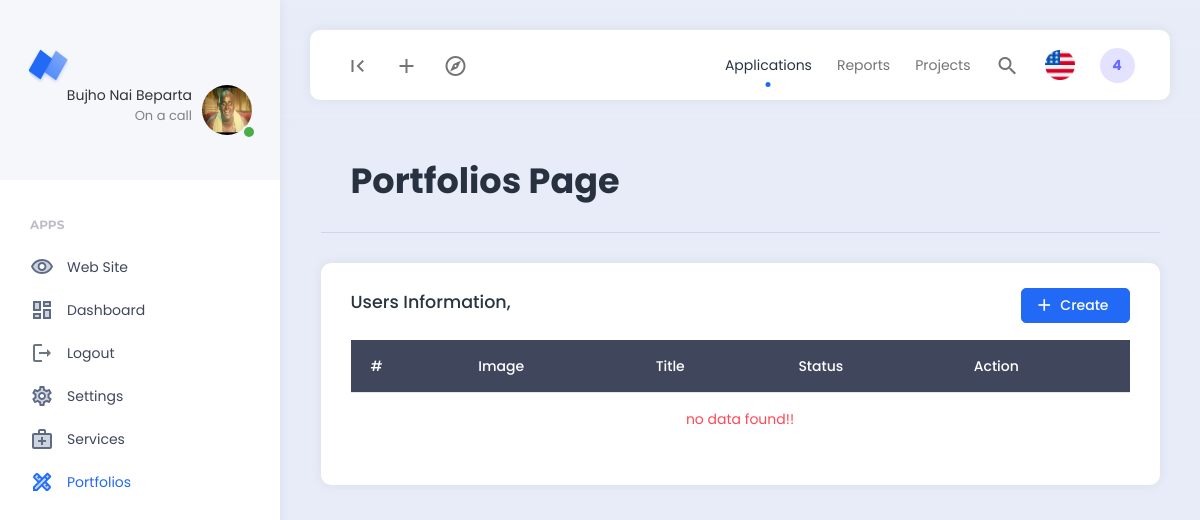
Before: /backend/portfolio/portfolios.php (signed in) with the older database file.
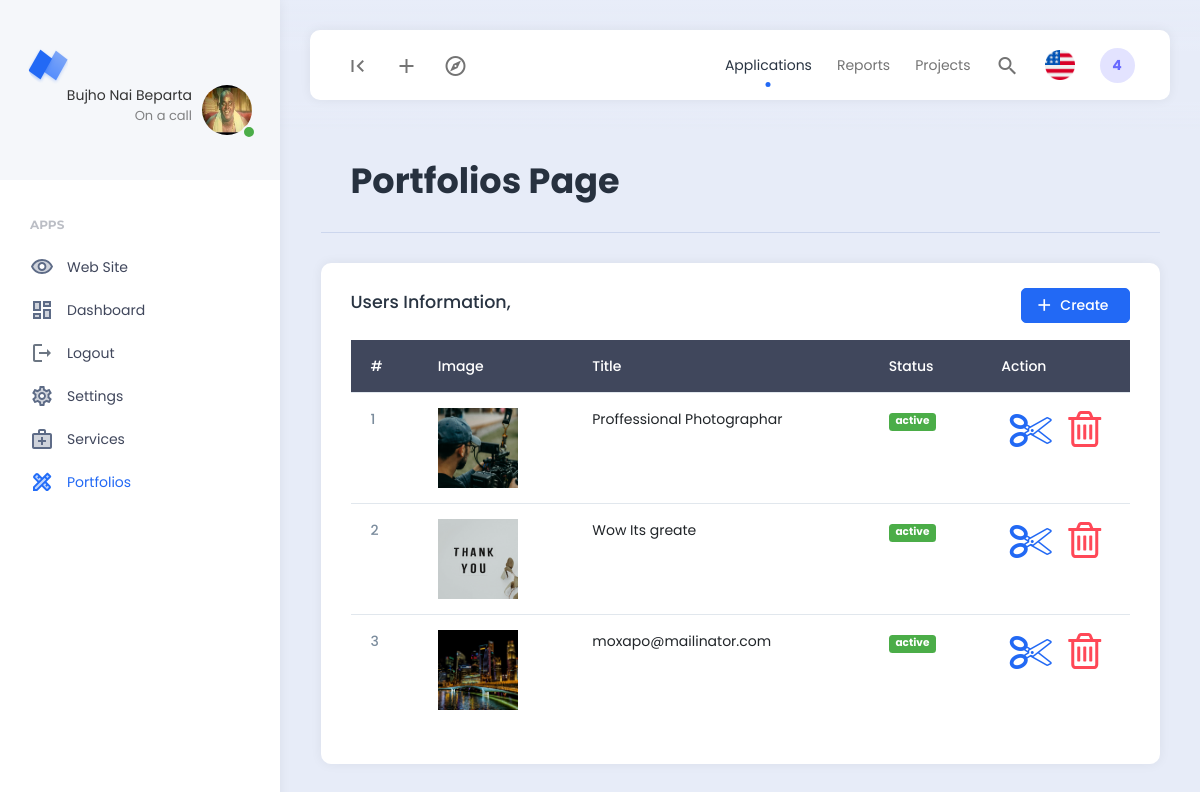
After: the same page with the newer database file.
### tables this page shows
CREATE TABLE `users` (
  `id` int NOT NULL,
  `name` varchar(200) NOT NULL,
  `email` varchar(200) NOT NULL,
  `image` varchar(200) NOT NULL DEFAULT 'default.jpg',
  `password` varchar(200) NOT NULL
);

CREATE TABLE `portfolios` (
  `id` int NOT NULL,
  `title` varchar(200) NOT NULL,
  `subtitle` varchar(200) NOT NULL,
  `description` longtext NOT NULL,
  `image` varchar(200) NOT NULL,
  `status` varchar(200) NOT NULL DEFAULT 'deactive'
);

### backend/portfolio/portfolios.php (the view, shortened to what this page needs)
<?php
include '../../config/database.php';
include "../master/header.php";
$portfolios_query = "SELECT * FROM portfolios";
$portfolios = mysqli_query($db_connect,$portfolios_query);
$portfolio = mysqli_fetch_assoc($portfolios);
?>
<div class="row">
        <div class="col">
            <div class="page-description">
                <h1>Portfolios Page</h1>
            </div>
        </div>
</div>
<div class="row">
        <div class="col-12">
            <div class="card">
                <div class="card-header d-flex justify-content-between align-items-center">
                    <h5>Users Information,</h5>
                    <a href="create.php" name="passubtn" class="btn btn-primary"><i class="material-icons">add</i>Create</a>
                </div>
                <div class="card-body">
                <div class="example-content">
                            <table class="table">
                                <thead class="table-dark">
                                    <tr>
                                        <th scope="col">#</th>
                                        <th scope="col">Image</th>
                                        <th scope="col">Title</th>
                                        <th scope="col">Status</th>
                                        <th scope="col">Action</th>
                                    </tr>
                                </thead>
                                <tbody>
                                    <?php if(empty($portfolio)): ?>
                                        <tr>
                                            <td colspan="5" class="text-danger text-center">no data found!!</td>
                                        </tr>
                                    <?php else : ?>
                                <?php
                                    $num = 1;
                                    foreach($portfolios as $portfolio) : ?>
                                    <tr>
                                        <th scope="row">
                                        <?= $num++ ?>
                                        </th>
                                        <td>
                                            <img src="../../public/uploads/portfolio/<?= $portfolio['image'] ?>" alt="" style="width: 80px; height:80px; object-fit:cover;">
                                        </td>
                                        <td>
                                        <?= $portfolio['title'] ?>
                                        </td>
                                        <td>
                                            <a href="store.php?statusid=<?= $portfolio['id'] ?>" class="<?= ($portfolio['status'] == 'active') ? 'badge bg-success' : 'badge bg-danger' ?>">
                                            <?= $portfolio['status'] ?>
                                            </a>
                                        </td>
                                        <td>
                                           <div class="d-flex justify-content-around">
                                           <a href="edit.php?editid=<?= $portfolio['id'] ?>" class="text-primary">
                                                <i class="fa-3x fa fa-cut"></i>
                                            </a>
                                            <a href="store.php?delete_id=<?= $portfolio['id'] ?>" class="text-danger">
                                                <i class="fa-3x fa fa-trash-o"></i>
                                            </a>
                                           </div>
                                        </td>
                                    </tr>
                                    <?php endforeach; endif; ?>
                                </tbody>
                            </table>
                        </div>
                </div>
            </div>
        </div>
    </div>
<?php
include "../master/footer.php";
?>

### backend/master/header.php (shortened to what this page needs)
<?php
include '../../config/database.php';
$explode = explode('/',$_SERVER['PHP_SELF']);
$link = end($explode);
$id = $_SESSION['author_id'];
$user_query = "SELECT * FROM users WHERE id='$id'";
$user_connect = mysqli_query($db_connect,$user_query);
$user = mysqli_fetch_assoc($user_connect);
?>
<!DOCTYPE html>
<html lang="en">
<head>
    <link href="../../public/dashboard/assets/plugins/bootstrap/css/bootstrap.min.css" rel="stylesheet">
    <link href="../../public/dashboard/assets/plugins/perfectscroll/perfect-scrollbar.css" rel="stylesheet">
    <link href="../../public/dashboard/assets/plugins/pace/pace.css" rel="stylesheet">
    <link rel="stylesheet" href="https://cdnjs.cloudflare.com/ajax/libs/font-awesome/4.7.0/css/font-awesome.css" />
    <link href="../../public/dashboard/assets/css/main.min.css" rel="stylesheet">
    <link href="../../public/dashboard/assets/css/custom.css" rel="stylesheet">
</head>
<body>
    <div class="app align-content-stretch d-flex flex-wrap">
        <div class="app-sidebar">
            <div class="logo">
                <a href="index.html" class="logo-icon"><span class="logo-text">Neptune</span></a>
                <div class="sidebar-user-switcher user-activity-online">
                    <a href="#">
                        <?php if($user['image'] == 'default.jpg') : ?>
                        <img style="width: 50px; height:50px; border-radius:50%;" src="../../public/uploads/default/<?= $user['image'] ?>">
                        <?php else :  ?>
                        <img style="width: 50px; height:50px; border-radius:50%;" src="../../public/uploads/profile/<?= $user['image'] ?>">
                        <?php endif; ?>
                        <span class="activity-indicator"></span>
                        <span class="user-info-text"><?=  $_SESSION['author_name'] ?><br><span class="user-state-info">On a call</span></span>
                    </a>
                </div>
            </div>
            <div class="app-menu">
                <ul class="accordion-menu">
                    <li class="sidebar-title">
                        Apps
                    </li>
                    <li>
                        <a target="_blank" href="../../index.php" class="active"><i class="material-icons-two-tone">visibility</i>Web Site</a>
                    </li>
                    <li class="<?= ($link == 'home.php') ? 'active-page':'' ?>">
                        <a href="../home/home.php" class="active"><i class="material-icons-two-tone">dashboard</i>Dashboard</a>
                    </li>
                    <li>
                        <a href="../logout/logout.php" class="active"><i class="material-icons-two-tone">logout</i>Logout</a>
                    </li>
                    <li class="<?= ($link == 'profile.php') ? 'active-page':'' ?>">
                        <a href="../profile/profile.php"><i class="material-icons-two-tone">settings</i>Settings</a>
                    </li>
                    <li class="<?= ($link == 'services.php') ? 'active-page':'' ?>">
                        <a href="../service/services.php"><i class="material-icons-two-tone">medical_services</i>Services</a>
                    </li>
                    <li class="<?= ($link == 'portfolios.php') ? 'active-page':'' ?>">
                        <a href="../portfolio/portfolios.php"><i class="material-icons-two-tone">design_services</i>Portfolios</a>
                    </li>
                </ul>
            </div>
        </div>
        <div class="app-container">
            <div class="app-header">
                <nav class="navbar navbar-light navbar-expand-lg">
                    <div class="container-fluid">
                        <div class="navbar-nav" id="navbarNav">
                            <ul class="navbar-nav">
                                <li class="nav-item">
                                    <a class="nav-link hide-sidebar-toggle-button" href="#"><i class="material-icons">first_page</i></a>
                                </li>
                                <li class="nav-item dropdown hidden-on-mobile">
                                    <a class="nav-link dropdown-toggle" href="#" id="addDropdownLink" role="button" data-bs-toggle="dropdown" aria-expanded="false">
                                        <i class="material-icons">add</i>
                                    </a>
                                </li>
                                <li class="nav-item dropdown hidden-on-mobile">
                                    <a class="nav-link dropdown-toggle" href="#" id="exploreDropdownLink" role="button" data-bs-toggle="dropdown" aria-expanded="false">
                                        <i class="material-icons-outlined">explore</i>
                                    </a>
                                </li>
                            </ul>
                        </div>
                        <div class="d-flex">
                            <ul class="navbar-nav">
                                <li class="nav-item hidden-on-mobile">
                                    <a class="nav-link active" href="#">Applications</a>
                                </li>
                                <li class="nav-item hidden-on-mobile">
                                    <a class="nav-link" href="#">Reports</a>
                                </li>
                                <li class="nav-item hidden-on-mobile">
                                    <a class="nav-link" href="#">Projects</a>
                                </li>
                                <li class="nav-item">
                                    <a class="nav-link toggle-search" href="#"><i class="material-icons">search</i></a>
                                </li>
                                <li class="nav-item hidden-on-mobile">
                                    <a class="nav-link language-dropdown-toggle" href="#" id="languageDropDown" data-bs-toggle="dropdown"><img src="../../public/dashboard/assets/images/flags/us.png" alt=""></a>
                                </li>
                                <li class="nav-item hidden-on-mobile">
                                    <a class="nav-link nav-notifications-toggle" id="notificationsDropDown" href="#" data-bs-toggle="dropdown">4</a>
                                </li>
                            </ul>
                        </div>
                    </div>
                </nav>
            </div>
            <div class="app-content">
                <div class="content-wrapper">
                    <div class="container">

### backend/master/footer.php (shortened to what this page needs)
                    </div>
                </div>
            </div>
        </div>
    </div>
</body>
</html>

Changed rows visible on the page:
added portfolios: image (picture), title "Proffessional Photographar", status "active"
added portfolios: image (picture), title "Wow Its greate", status "active"
added portfolios: image (picture), title "moxapo@mailinator.com", status "active"
Other visible differences:
text no longer shown: "no data found!!"
